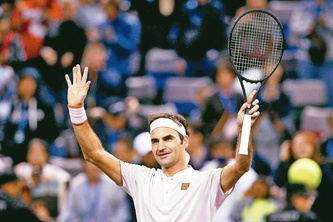
#> input picture Lab01/test.jpg, 333 x 222 px, shrunk from 799 x 532 before the run
$ python lab01_3_fast.py
#> lines starting #> are read from the running program, lines starting #| are printed output that depends on the picture
import cv2
import numpy as np


DIV = 3


img: np.ndarray = cv2.imread("./test.jpg")
#> img is the input picture: shape (222, 333, 3); mean B, G, R 107.2, 108.1, 115.8
h, w, c = img.shape
#> h = 222; w = 333; c = 3


Q11 = np.roll(img, 1, axis=0)
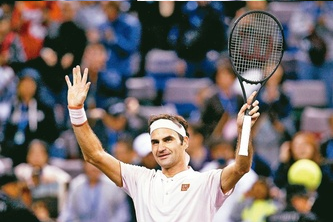
#> Q11: shape (222, 333, 3); mean B, G, R 107.2, 108.1, 115.8
Q12 = img
Q21 = np.roll(img, 1, axis=1)
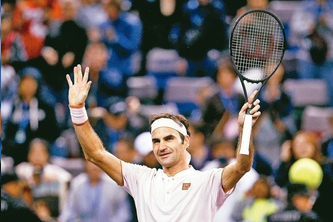
#> Q21: shape (222, 333, 3); mean B, G, R 107.2, 108.1, 115.8
Q22 = np.roll(Q11, 1, axis=1)
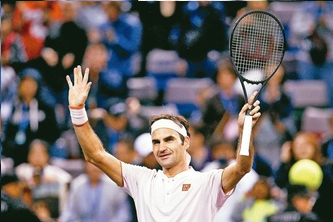
#> Q22: shape (222, 333, 3); mean B, G, R 107.2, 108.1, 115.8

Q = np.stack((np.stack((Q11, Q12), axis=0), np.stack((Q21, Q22), axis=0)), axis=-1)

divisions = np.asarray([[i, DIV - i] for i in range(DIV)])

# print(divisions.shape, Q.shape, divisions.T.shape)

# current: (div_w, 2, 2, h, w, c, 2, 2, div_h)
upscaled_img = np.einsum("ij, jklmn, no -> iklmo", divisions, Q, divisions.T) / DIV ** 2

# current: (div_w, h, w, c, div_h)
upscaled_img = np.moveaxis(upscaled_img, 0, -2)
# current: (h, w, c, div_w, div_h)
upscaled_img = np.concatenate(upscaled_img, axis=-1)
# current: (w, c, div_w, h * div_h)
upscaled_img = np.moveaxis(upscaled_img, -1, 1)
# current: (w, h * div_h, c, div_w)
upscaled_img = np.concatenate(upscaled_img, axis=-1)
# current: (h * div_h, c, w * div_w)
upscaled_img = np.moveaxis(upscaled_img, -1, 1)
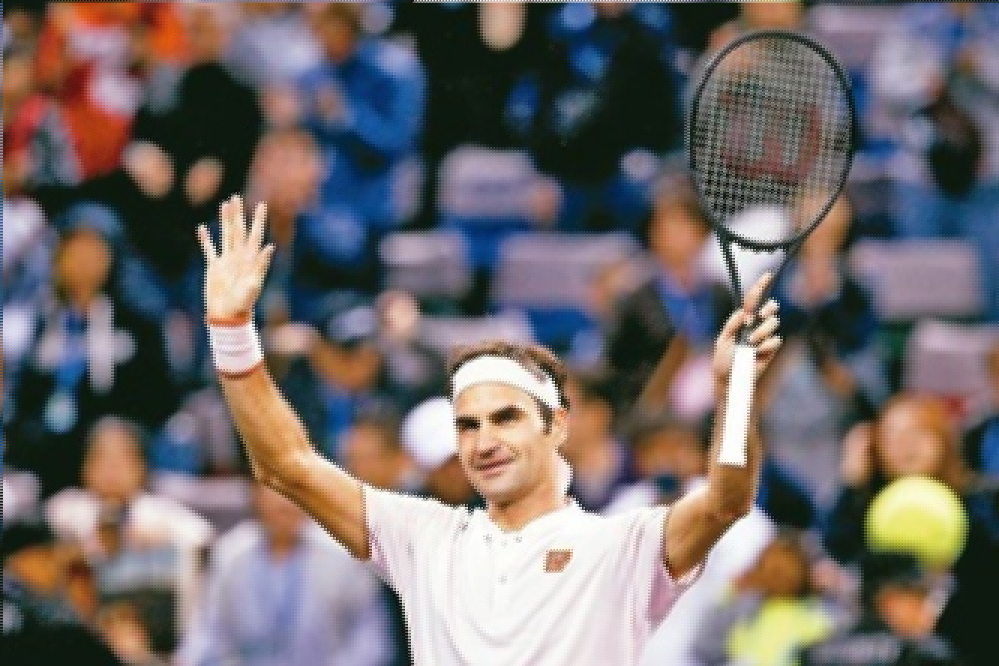
#> upscaled_img: shape (666, 999, 3) float64; mean of channels 0, 1, 2 107.2, 108.1, 115.8; drawn as B, G, R
# current: (h * div_h, w * div_w, c)
upscaled_img = upscaled_img.astype(np.uint8)


cv2.imshow("upscaled_img", upscaled_img)
cv2.waitKey(0)
cv2.destroyAllWindows()


import os
fn = os.path.basename(__file__).split(".")[0]
cv2.imwrite(f"./results/{fn}.jpg", upscaled_img)
